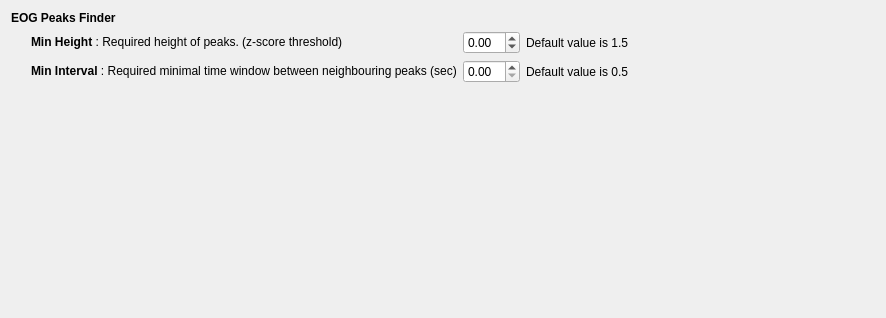
<?xml version="1.0" encoding="UTF-8"?>
<ui version="4.0">
 <class>EOGPeaksFinderSettingsView</class>
 <widget class="QWidget" name="EOGPeaksFinderSettingsView">
  <property name="geometry">
   <rect>
    <x>0</x>
    <y>0</y>
    <width>886</width>
    <height>318</height>
   </rect>
  </property>
  <property name="windowTitle">
   <string>Form</string>
  </property>
  <property name="styleSheet">
   <string notr="true">font: 12pt &quot;Roboto&quot;;</string>
  </property>
  <layout class="QHBoxLayout" name="horizontalLayout_2">
   <item>
    <layout class="QVBoxLayout" name="verticalLayout">
     <item>
      <widget class="QLabel" name="label">
       <property name="text">
        <string>&lt;html&gt;&lt;head/&gt;&lt;body&gt;&lt;p&gt;&lt;span style=&quot; font-weight:600;&quot;&gt;EOG Peaks Finder&lt;/span&gt;&lt;/p&gt;&lt;/body&gt;&lt;/html&gt;</string>
       </property>
      </widget>
     </item>
     <item>
      <layout class="QHBoxLayout" name="horizontalLayout">
       <item>
        <spacer name="horizontalSpacer_2">
         <property name="orientation">
          <enum>Qt::Horizontal</enum>
         </property>
         <property name="sizeType">
          <enum>QSizePolicy::Fixed</enum>
         </property>
         <property name="sizeHint" stdset="0">
          <size>
           <width>20</width>
           <height>20</height>
          </size>
         </property>
        </spacer>
       </item>
       <item>
        <layout class="QGridLayout" name="gridLayout">
         <item row="0" column="0">
          <widget class="QLabel" name="label_2">
           <property name="text">
            <string>&lt;html&gt;&lt;head/&gt;&lt;body&gt;&lt;p&gt;&lt;span style=&quot; font-weight:600;&quot;&gt;Min Height&lt;/span&gt; : Required height of peaks. (z-score threshold)&lt;/p&gt;&lt;/body&gt;&lt;/html&gt;</string>
           </property>
          </widget>
         </item>
         <item row="0" column="1">
          <widget class="QDoubleSpinBox" name="doubleSpinBox_findP_minZ">
           <property name="minimum">
            <double>-1.000000000000000</double>
           </property>
           <property name="maximum">
            <double>10.000000000000000</double>
           </property>
           <property name="singleStep">
            <double>0.250000000000000</double>
           </property>
          </widget>
         </item>
         <item row="0" column="2">
          <widget class="QLabel" name="label_4">
           <property name="text">
            <string>Default value is 1.5</string>
           </property>
           <property name="alignment">
            <set>Qt::AlignRight|Qt::AlignTrailing|Qt::AlignVCenter</set>
           </property>
          </widget>
         </item>
         <item row="1" column="0">
          <widget class="QLabel" name="label_3">
           <property name="text">
            <string>&lt;html&gt;&lt;head/&gt;&lt;body&gt;&lt;p&gt;&lt;span style=&quot; font-weight:600;&quot;&gt;Min Interval&lt;/span&gt; : Required minimal time window between neighbouring peaks (sec)&lt;/p&gt;&lt;/body&gt;&lt;/html&gt;</string>
           </property>
          </widget>
         </item>
         <item row="1" column="1">
          <widget class="QDoubleSpinBox" name="doubleSpinBox_findP_minInterv">
           <property name="maximum">
            <double>30.000000000000000</double>
           </property>
           <property name="singleStep">
            <double>0.100000000000000</double>
           </property>
          </widget>
         </item>
         <item row="1" column="2">
          <widget class="QLabel" name="label_5">
           <property name="text">
            <string>Default value is 0.5</string>
           </property>
           <property name="alignment">
            <set>Qt::AlignRight|Qt::AlignTrailing|Qt::AlignVCenter</set>
           </property>
          </widget>
         </item>
        </layout>
       </item>
      </layout>
     </item>
     <item>
      <spacer name="verticalSpacer">
       <property name="orientation">
        <enum>Qt::Vertical</enum>
       </property>
       <property name="sizeHint" stdset="0">
        <size>
         <width>20</width>
         <height>40</height>
        </size>
       </property>
      </spacer>
     </item>
    </layout>
   </item>
   <item>
    <spacer name="horizontalSpacer">
     <property name="orientation">
      <enum>Qt::Horizontal</enum>
     </property>
     <property name="sizeHint" stdset="0">
      <size>
       <width>64</width>
       <height>20</height>
      </size>
     </property>
    </spacer>
   </item>
  </layout>
 </widget>
 <resources>
  <include location="../../../../scinodes_poc/src/main/python/ui/themes/themes.qrc"/>
 </resources>
 <connections>
  <connection>
   <sender>doubleSpinBox_findP_minInterv</sender>
   <signal>editingFinished()</signal>
   <receiver>EOGPeaksFinderSettingsView</receiver>
   <slot>update_parameters_slot()</slot>
   <hints>
    <hint type="sourcelabel">
     <x>545</x>
     <y>69</y>
    </hint>
    <hint type="destinationlabel">
     <x>330</x>
     <y>203</y>
    </hint>
   </hints>
  </connection>
  <connection>
   <sender>doubleSpinBox_findP_minZ</sender>
   <signal>editingFinished()</signal>
   <receiver>EOGPeaksFinderSettingsView</receiver>
   <slot>update_parameters_slot()</slot>
   <hints>
    <hint type="sourcelabel">
     <x>545</x>
     <y>43</y>
    </hint>
    <hint type="destinationlabel">
     <x>330</x>
     <y>203</y>
    </hint>
   </hints>
  </connection>
 </connections>
 <slots>
  <slot>update_parameters_slot()</slot>
 </slots>
</ui>
